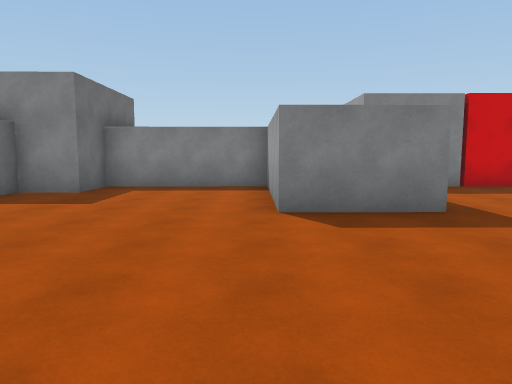
[1] (above)

17 first-person views from a walk through a scene from a Unity 3-D project. The camera is 1.5 m above the floor, tilts 6° down and sees 70° across. The floor is counted in squares, 1.8 m on a side. Each view is taken from the middle of a square. On the plan, view 1 faces up. The plan holds only what a view shows up to about 12 squares ahead; the rest is blank. The player is left out.

[2]
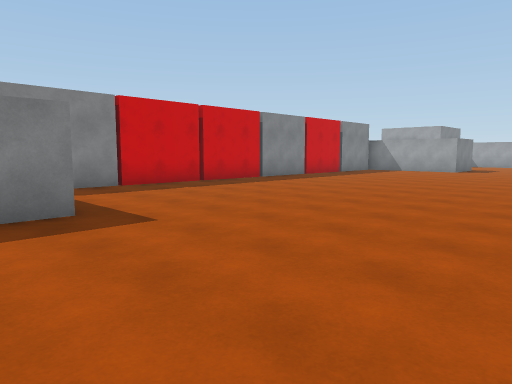

[3]
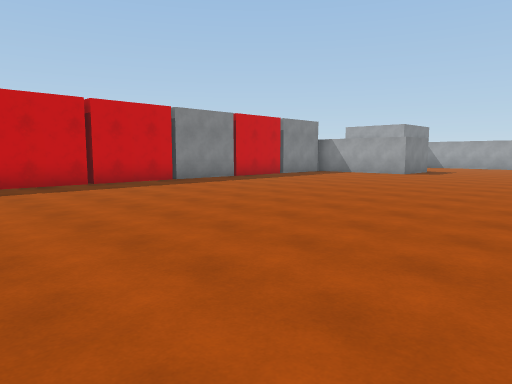

[4]
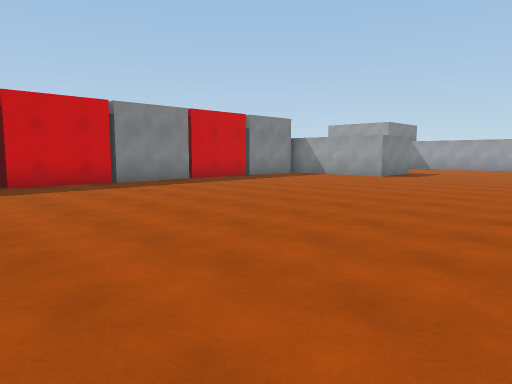

[5]
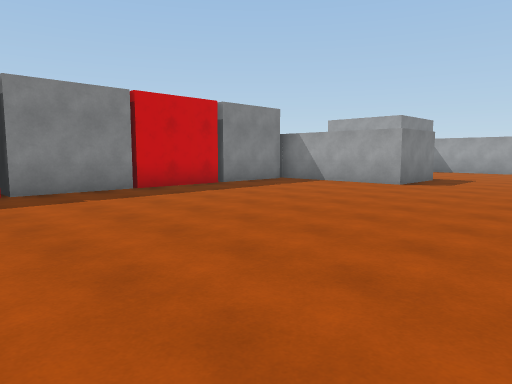

[6]
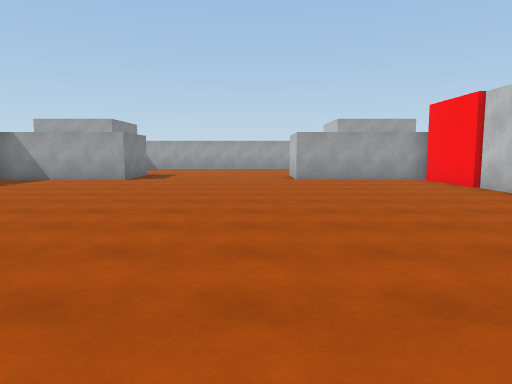

[7]
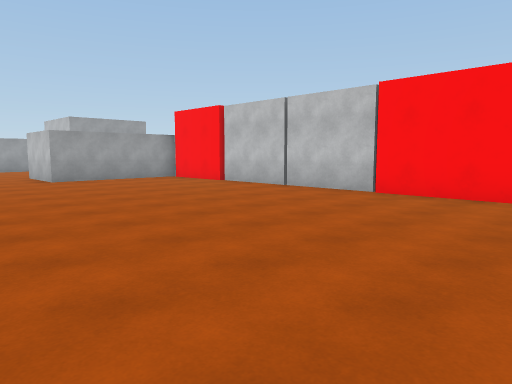

[8]
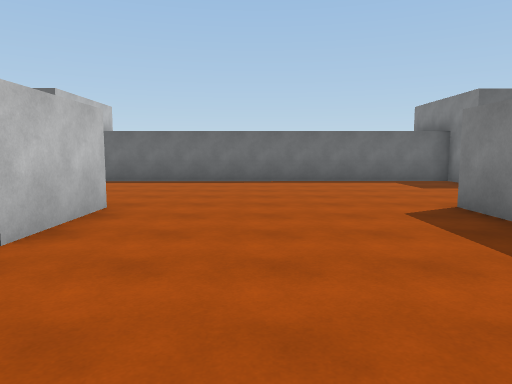

[9]
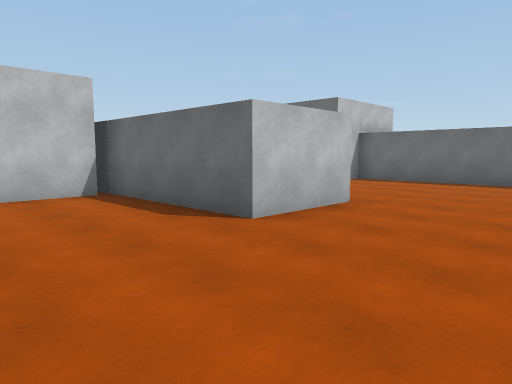

[10]
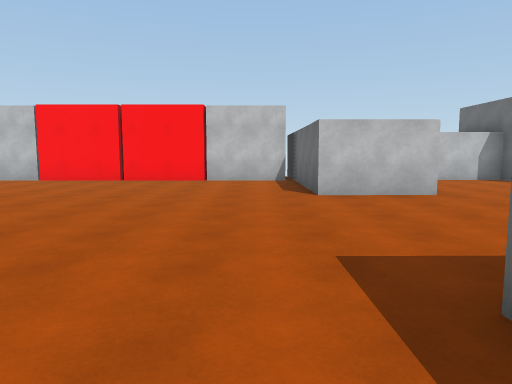

[11]
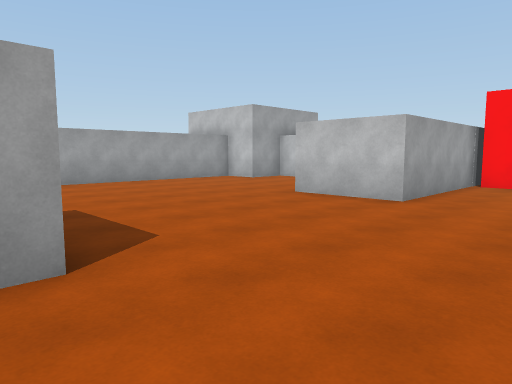

[12]
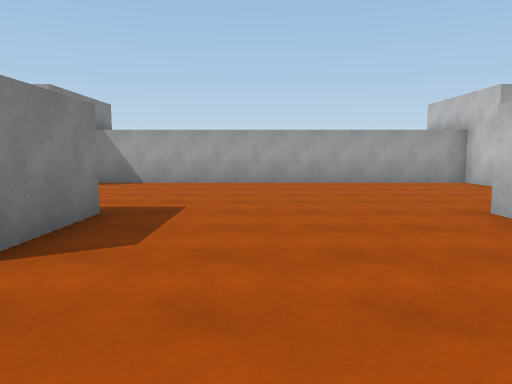

[13]
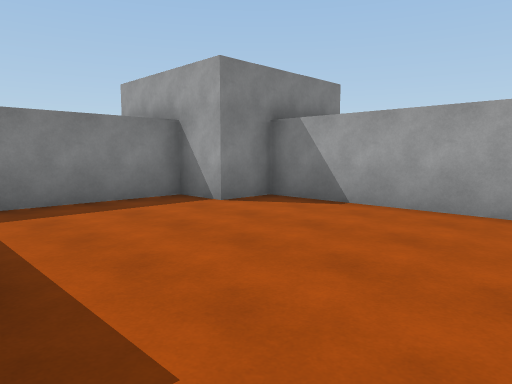

[14]
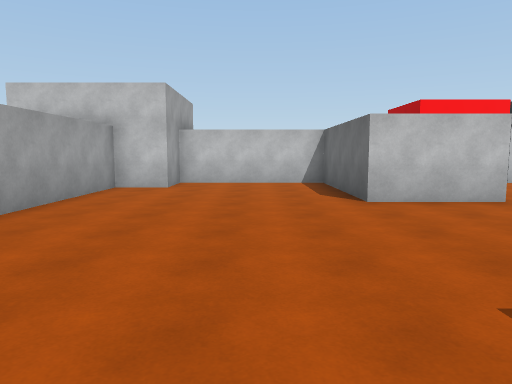

[15]
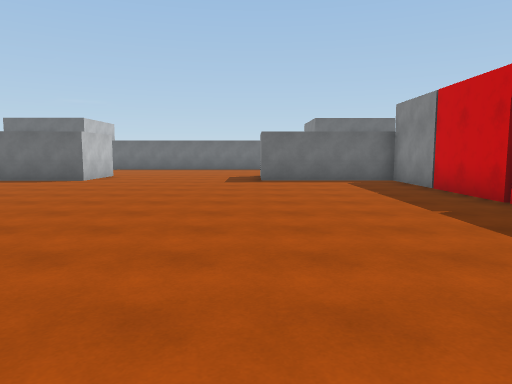

[16]
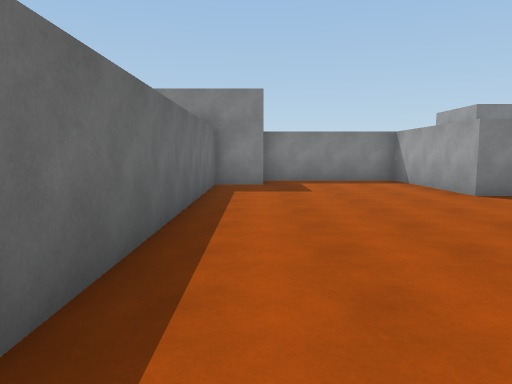

[17]
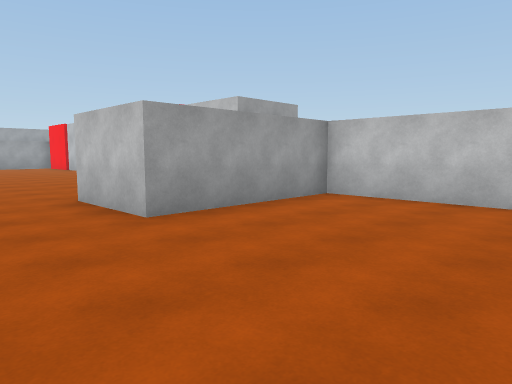

### Floor plan
Points are (right, up) in squares from view 1. A wall is a line through its corners. A room is listed if a view was taken in it or the views show most of it. See-through windows are left out.
Room 1 (views 1, 2, 3, 4, 5, 6, 7, 8, 9, 10, 11, 12, 13, 14, 15, 16, 17)
walls: (10.6, 9.2) (10.6, 10.1); (8.2, -4.8) (8.2, -4.2); (7.9, 9.1) (7.9, 10.1); (15.8, 9.2) (2.7, 9.2) (2.7, 5.2) (0.3, 5.2) (0.3, 9.2) (-3.8, 9.2) (-3.8, 7.8) (-5.1, 7.8) (-5, -3.1); (17.9, 9.2) (15.9, 9.2); (3, -4.4) (18.5, -4.4); (18.7, -5.2) (18.7, -0.2) (21.1, -0.2) (21.1, -4.4) (25.2, -4.4) (25.2, -3) (26.5, -3) (26.5, 8) (25.2, 8) (25.2, 9.2) (22, 9.2); (21.2, 5.3) (18.7, 5.3) (18.7, 9.2); (-3.7, -3.9) (-3.7, -4.5) (0.4, -4.5) (0.4, -0.3) (2.8, -0.3) (2.8, -5.2)

Where each view was taken, in squares from view 1:
view 1: 0 up, 0 right, facing up
view 2: 0 up, 1 right, facing up-right
view 3: 1 down, 4 right, facing up-right
view 4: 1 down, 6 right, facing up-right
view 5: 1 up, 9 right, facing up-right
view 6: 1 up, 7 right, facing right
view 7: 3 up, 7 right, facing down-right
view 8: 2 up, 6 right, facing left
view 9: 3 up, 6 right, facing down-left
view 10: 7 up, 4 right, facing down
view 11: 6 up, 16 right, facing down-right
view 12: 3 up, 16 right, facing right
view 13: 3 up, 21 right, facing up-right
view 14: 6 up, 23 right, facing down
view 15: 5 up, 14 right, facing left
view 16: 2 down, 4 left, facing up
view 17: 2 up, 4 left, facing down-right
